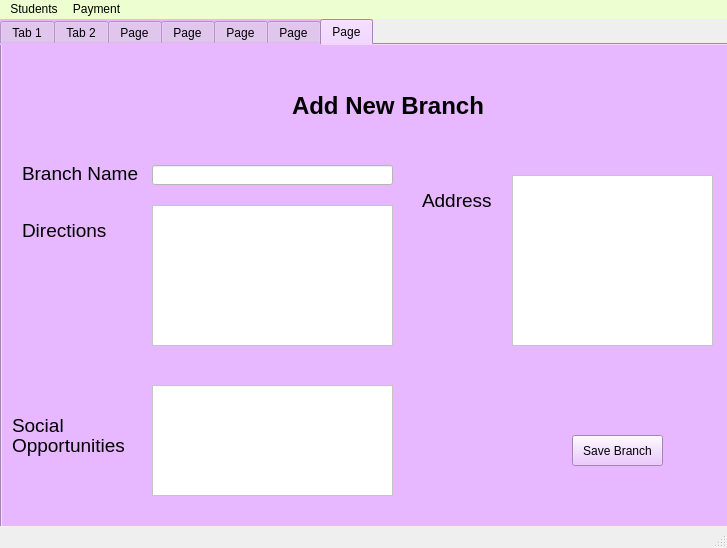
<?xml version="1.0" encoding="UTF-8"?>
<ui version="4.0">
 <class>MainWindow</class>
 <widget class="QMainWindow" name="MainWindow">
  <property name="geometry">
   <rect>
    <x>0</x>
    <y>0</y>
    <width>727</width>
    <height>548</height>
   </rect>
  </property>
  <property name="windowTitle">
   <string>MainWindow</string>
  </property>
  <widget class="QWidget" name="centralwidget">
   <widget class="QTabWidget" name="tabWidget">
    <property name="geometry">
     <rect>
      <x>0</x>
      <y>0</y>
      <width>851</width>
      <height>581</height>
     </rect>
    </property>
    <property name="styleSheet">
     <string notr="true">background-color: rgb(231, 183, 255);</string>
    </property>
    <property name="currentIndex">
     <number>6</number>
    </property>
    <widget class="QWidget" name="tab">
     <attribute name="title">
      <string>Tab 1</string>
     </attribute>
     <widget class="QLabel" name="label_2">
      <property name="geometry">
       <rect>
        <x>250</x>
        <y>270</y>
        <width>261</width>
        <height>41</height>
       </rect>
      </property>
      <property name="font">
       <font>
        <pointsize>19</pointsize>
       </font>
      </property>
      <property name="text">
       <string>Registration Staff Login</string>
      </property>
     </widget>
     <widget class="QLabel" name="label_3">
      <property name="geometry">
       <rect>
        <x>190</x>
        <y>350</y>
        <width>91</width>
        <height>16</height>
       </rect>
      </property>
      <property name="font">
       <font>
        <pointsize>14</pointsize>
       </font>
      </property>
      <property name="text">
       <string>Username</string>
      </property>
     </widget>
     <widget class="QLabel" name="label_4">
      <property name="geometry">
       <rect>
        <x>190</x>
        <y>390</y>
        <width>91</width>
        <height>20</height>
       </rect>
      </property>
      <property name="font">
       <font>
        <pointsize>14</pointsize>
       </font>
      </property>
      <property name="text">
       <string>Password</string>
      </property>
     </widget>
     <widget class="QLineEdit" name="tb01">
      <property name="geometry">
       <rect>
        <x>330</x>
        <y>350</y>
        <width>161</width>
        <height>20</height>
       </rect>
      </property>
      <property name="styleSheet">
       <string notr="true">background-color: rgb(255, 255, 255);</string>
      </property>
     </widget>
     <widget class="QLineEdit" name="tb02">
      <property name="geometry">
       <rect>
        <x>330</x>
        <y>390</y>
        <width>161</width>
        <height>20</height>
       </rect>
      </property>
      <property name="styleSheet">
       <string notr="true">background-color: rgb(255, 255, 255);</string>
      </property>
      <property name="echoMode">
       <enum>QLineEdit::Password</enum>
      </property>
     </widget>
     <widget class="QPushButton" name="b01">
      <property name="geometry">
       <rect>
        <x>380</x>
        <y>440</y>
        <width>75</width>
        <height>23</height>
       </rect>
      </property>
      <property name="font">
       <font>
        <pointsize>9</pointsize>
       </font>
      </property>
      <property name="text">
       <string>Login</string>
      </property>
     </widget>
     <widget class="QLabel" name="label_8">
      <property name="geometry">
       <rect>
        <x>70</x>
        <y>350</y>
        <width>61</width>
        <height>61</height>
       </rect>
      </property>
      <property name="text">
       <string/>
      </property>
      <property name="pixmap">
       <pixmap>../../../Downloads/login-icon-png-2.jpg</pixmap>
      </property>
      <property name="scaledContents">
       <bool>true</bool>
      </property>
     </widget>
     <widget class="QLabel" name="label_10">
      <property name="geometry">
       <rect>
        <x>250</x>
        <y>20</y>
        <width>231</width>
        <height>201</height>
       </rect>
      </property>
      <property name="text">
       <string/>
      </property>
      <property name="pixmap">
       <pixmap>3defae258f4e4afcadba48c318786ecc.png</pixmap>
      </property>
     </widget>
    </widget>
    <widget class="QWidget" name="tab_2">
     <attribute name="title">
      <string>Tab 2</string>
     </attribute>
     <widget class="QLabel" name="label_6">
      <property name="geometry">
       <rect>
        <x>220</x>
        <y>320</y>
        <width>301</width>
        <height>131</height>
       </rect>
      </property>
      <property name="text">
       <string/>
      </property>
      <property name="pixmap">
       <pixmap>Language_icon.png</pixmap>
      </property>
      <property name="scaledContents">
       <bool>true</bool>
      </property>
      <property name="alignment">
       <set>Qt::AlignLeading|Qt::AlignLeft|Qt::AlignTop</set>
      </property>
      <property name="wordWrap">
       <bool>false</bool>
      </property>
      <property name="margin">
       <number>0</number>
      </property>
      <property name="openExternalLinks">
       <bool>false</bool>
      </property>
     </widget>
     <widget class="QLabel" name="label_7">
      <property name="geometry">
       <rect>
        <x>90</x>
        <y>210</y>
        <width>521</width>
        <height>81</height>
       </rect>
      </property>
      <property name="font">
       <font>
        <pointsize>15</pointsize>
        <bold>true</bold>
       </font>
      </property>
      <property name="text">
       <string>Welcome to Language School Management System</string>
      </property>
     </widget>
     <widget class="QLabel" name="label_11">
      <property name="geometry">
       <rect>
        <x>220</x>
        <y>10</y>
        <width>231</width>
        <height>201</height>
       </rect>
      </property>
      <property name="text">
       <string/>
      </property>
      <property name="pixmap">
       <pixmap>3defae258f4e4afcadba48c318786ecc.png</pixmap>
      </property>
     </widget>
    </widget>
    <widget class="QWidget" name="tab_3">
     <attribute name="title">
      <string>Page</string>
     </attribute>
     <widget class="QLabel" name="label_9">
      <property name="geometry">
       <rect>
        <x>260</x>
        <y>40</y>
        <width>271</width>
        <height>41</height>
       </rect>
      </property>
      <property name="font">
       <font>
        <pointsize>18</pointsize>
        <bold>true</bold>
       </font>
      </property>
      <property name="text">
       <string>Add New Student</string>
      </property>
     </widget>
     <widget class="QLineEdit" name="tb12">
      <property name="geometry">
       <rect>
        <x>240</x>
        <y>160</y>
        <width>181</width>
        <height>20</height>
       </rect>
      </property>
      <property name="styleSheet">
       <string notr="true">background-color: rgb(255, 255, 255);</string>
      </property>
     </widget>
     <widget class="QLabel" name="label_31">
      <property name="geometry">
       <rect>
        <x>20</x>
        <y>150</y>
        <width>201</width>
        <height>31</height>
       </rect>
      </property>
      <property name="font">
       <font>
        <pointsize>14</pointsize>
       </font>
      </property>
      <property name="text">
       <string>Home Phone Number</string>
      </property>
     </widget>
     <widget class="QLineEdit" name="tb11">
      <property name="geometry">
       <rect>
        <x>240</x>
        <y>120</y>
        <width>181</width>
        <height>20</height>
       </rect>
      </property>
      <property name="styleSheet">
       <string notr="true">background-color: rgb(255, 255, 255);</string>
      </property>
     </widget>
     <widget class="QLabel" name="label_32">
      <property name="geometry">
       <rect>
        <x>20</x>
        <y>120</y>
        <width>91</width>
        <height>16</height>
       </rect>
      </property>
      <property name="font">
       <font>
        <pointsize>14</pointsize>
       </font>
      </property>
      <property name="text">
       <string>Full Name</string>
      </property>
     </widget>
     <widget class="QLineEdit" name="tb13">
      <property name="geometry">
       <rect>
        <x>240</x>
        <y>200</y>
        <width>181</width>
        <height>20</height>
       </rect>
      </property>
      <property name="styleSheet">
       <string notr="true">background-color: rgb(255, 255, 255);</string>
      </property>
      <property name="text">
       <string/>
      </property>
     </widget>
     <widget class="QLabel" name="label_33">
      <property name="geometry">
       <rect>
        <x>20</x>
        <y>190</y>
        <width>211</width>
        <height>31</height>
       </rect>
      </property>
      <property name="font">
       <font>
        <pointsize>14</pointsize>
       </font>
      </property>
      <property name="text">
       <string>Business Phone Number</string>
      </property>
     </widget>
     <widget class="QLabel" name="label_45">
      <property name="geometry">
       <rect>
        <x>20</x>
        <y>240</y>
        <width>91</width>
        <height>16</height>
       </rect>
      </property>
      <property name="font">
       <font>
        <pointsize>14</pointsize>
       </font>
      </property>
      <property name="text">
       <string>Course</string>
      </property>
     </widget>
     <widget class="QLabel" name="label_46">
      <property name="geometry">
       <rect>
        <x>20</x>
        <y>280</y>
        <width>91</width>
        <height>16</height>
       </rect>
      </property>
      <property name="font">
       <font>
        <pointsize>14</pointsize>
       </font>
      </property>
      <property name="text">
       <string>Level</string>
      </property>
     </widget>
     <widget class="QComboBox" name="cb12">
      <property name="geometry">
       <rect>
        <x>240</x>
        <y>280</y>
        <width>69</width>
        <height>22</height>
       </rect>
      </property>
      <property name="autoFillBackground">
       <bool>false</bool>
      </property>
      <property name="styleSheet">
       <string notr="true">background-color: rgb(255, 255, 255);
font: 12pt &quot;Segoe UI&quot;;</string>
      </property>
      <item>
       <property name="text">
        <string>A1</string>
       </property>
      </item>
      <item>
       <property name="text">
        <string>A2</string>
       </property>
      </item>
      <item>
       <property name="text">
        <string>B1</string>
       </property>
      </item>
      <item>
       <property name="text">
        <string>B2</string>
       </property>
      </item>
      <item>
       <property name="text">
        <string>C1</string>
       </property>
      </item>
      <item>
       <property name="text">
        <string>C2</string>
       </property>
      </item>
     </widget>
     <widget class="QComboBox" name="cb11">
      <property name="geometry">
       <rect>
        <x>240</x>
        <y>240</y>
        <width>181</width>
        <height>22</height>
       </rect>
      </property>
      <property name="styleSheet">
       <string notr="true">background-color: rgb(255, 255, 255);
font: 12pt &quot;Segoe UI&quot;;</string>
      </property>
      <item>
       <property name="text">
        <string>Arabic</string>
       </property>
      </item>
      <item>
       <property name="text">
        <string>Chinese</string>
       </property>
      </item>
      <item>
       <property name="text">
        <string>English</string>
       </property>
      </item>
      <item>
       <property name="text">
        <string>French</string>
       </property>
      </item>
      <item>
       <property name="text">
        <string>German</string>
       </property>
      </item>
      <item>
       <property name="text">
        <string>Spanish</string>
       </property>
      </item>
      <item>
       <property name="text">
        <string>Turkish</string>
       </property>
      </item>
     </widget>
     <widget class="QLabel" name="label_75">
      <property name="geometry">
       <rect>
        <x>20</x>
        <y>305</y>
        <width>91</width>
        <height>31</height>
       </rect>
      </property>
      <property name="font">
       <font>
        <pointsize>14</pointsize>
       </font>
      </property>
      <property name="text">
       <string>Payment</string>
      </property>
     </widget>
     <widget class="QComboBox" name="cb13">
      <property name="geometry">
       <rect>
        <x>240</x>
        <y>310</y>
        <width>181</width>
        <height>22</height>
       </rect>
      </property>
      <property name="styleSheet">
       <string notr="true">background-color: rgb(255, 255, 255);
font: 12pt &quot;Segoe UI&quot;;</string>
      </property>
      <item>
       <property name="text">
        <string>Cash</string>
       </property>
      </item>
      <item>
       <property name="text">
        <string>3 Installments</string>
       </property>
      </item>
      <item>
       <property name="text">
        <string>6 Installments</string>
       </property>
      </item>
      <item>
       <property name="text">
        <string>12 Installments</string>
       </property>
      </item>
     </widget>
     <widget class="QPushButton" name="b11">
      <property name="geometry">
       <rect>
        <x>274</x>
        <y>393</y>
        <width>91</width>
        <height>31</height>
       </rect>
      </property>
      <property name="text">
       <string>Save Student </string>
      </property>
     </widget>
    </widget>
    <widget class="QWidget" name="tab_19">
     <attribute name="title">
      <string>Page</string>
     </attribute>
     <widget class="QLabel" name="label_76">
      <property name="geometry">
       <rect>
        <x>270</x>
        <y>50</y>
        <width>271</width>
        <height>41</height>
       </rect>
      </property>
      <property name="font">
       <font>
        <pointsize>18</pointsize>
        <bold>true</bold>
       </font>
      </property>
      <property name="text">
       <string>Payment Page</string>
      </property>
     </widget>
     <widget class="QLabel" name="label_77">
      <property name="geometry">
       <rect>
        <x>60</x>
        <y>130</y>
        <width>91</width>
        <height>16</height>
       </rect>
      </property>
      <property name="font">
       <font>
        <pointsize>14</pointsize>
       </font>
      </property>
      <property name="text">
       <string>Student ID</string>
      </property>
     </widget>
     <widget class="QLineEdit" name="tb21">
      <property name="geometry">
       <rect>
        <x>240</x>
        <y>130</y>
        <width>181</width>
        <height>20</height>
       </rect>
      </property>
      <property name="styleSheet">
       <string notr="true">background-color: rgb(255, 255, 255);</string>
      </property>
     </widget>
     <widget class="QLabel" name="label_78">
      <property name="geometry">
       <rect>
        <x>60</x>
        <y>170</y>
        <width>151</width>
        <height>31</height>
       </rect>
      </property>
      <property name="font">
       <font>
        <pointsize>14</pointsize>
       </font>
      </property>
      <property name="text">
       <string>Payment Method</string>
      </property>
     </widget>
     <widget class="QComboBox" name="cb21">
      <property name="geometry">
       <rect>
        <x>240</x>
        <y>180</y>
        <width>181</width>
        <height>22</height>
       </rect>
      </property>
      <property name="styleSheet">
       <string notr="true">background-color: rgb(255, 255, 255);
font: 12pt &quot;Segoe UI&quot;;</string>
      </property>
      <item>
       <property name="text">
        <string>Cash</string>
       </property>
      </item>
      <item>
       <property name="text">
        <string>Installment</string>
       </property>
      </item>
     </widget>
     <widget class="QPushButton" name="b21">
      <property name="geometry">
       <rect>
        <x>550</x>
        <y>140</y>
        <width>101</width>
        <height>41</height>
       </rect>
      </property>
      <property name="text">
       <string>Take Money</string>
      </property>
     </widget>
     <widget class="QLabel" name="label_79">
      <property name="geometry">
       <rect>
        <x>260</x>
        <y>230</y>
        <width>161</width>
        <height>21</height>
       </rect>
      </property>
      <property name="font">
       <font>
        <pointsize>11</pointsize>
        <bold>true</bold>
       </font>
      </property>
      <property name="text">
       <string>Remaining Payments</string>
      </property>
     </widget>
     <widget class="QPushButton" name="b22">
      <property name="geometry">
       <rect>
        <x>530</x>
        <y>320</y>
        <width>161</width>
        <height>41</height>
       </rect>
      </property>
      <property name="text">
       <string>Show Remaining Payments</string>
      </property>
     </widget>
     <widget class="QLabel" name="label_90">
      <property name="geometry">
       <rect>
        <x>20</x>
        <y>290</y>
        <width>201</width>
        <height>20</height>
       </rect>
      </property>
      <property name="font">
       <font>
        <pointsize>14</pointsize>
       </font>
      </property>
      <property name="text">
       <string>Number of installments</string>
      </property>
     </widget>
     <widget class="QLineEdit" name="tb22">
      <property name="geometry">
       <rect>
        <x>240</x>
        <y>290</y>
        <width>181</width>
        <height>20</height>
       </rect>
      </property>
      <property name="styleSheet">
       <string notr="true">background-color: rgb(255, 255, 255);</string>
      </property>
     </widget>
     <widget class="QLineEdit" name="tb23">
      <property name="geometry">
       <rect>
        <x>240</x>
        <y>330</y>
        <width>181</width>
        <height>20</height>
       </rect>
      </property>
      <property name="styleSheet">
       <string notr="true">background-color: rgb(255, 255, 255);</string>
      </property>
     </widget>
     <widget class="QLabel" name="label_91">
      <property name="geometry">
       <rect>
        <x>20</x>
        <y>330</y>
        <width>91</width>
        <height>16</height>
       </rect>
      </property>
      <property name="font">
       <font>
        <pointsize>14</pointsize>
       </font>
      </property>
      <property name="text">
       <string>Amount</string>
      </property>
     </widget>
    </widget>
    <widget class="QWidget" name="tab_4">
     <attribute name="title">
      <string>Page</string>
     </attribute>
     <widget class="QPushButton" name="b31">
      <property name="geometry">
       <rect>
        <x>220</x>
        <y>273</y>
        <width>221</width>
        <height>61</height>
       </rect>
      </property>
      <property name="font">
       <font>
        <pointsize>11</pointsize>
        <bold>true</bold>
       </font>
      </property>
      <property name="text">
       <string>Administrator Login</string>
      </property>
     </widget>
     <widget class="QPushButton" name="b32">
      <property name="geometry">
       <rect>
        <x>220</x>
        <y>360</y>
        <width>221</width>
        <height>61</height>
       </rect>
      </property>
      <property name="font">
       <font>
        <pointsize>11</pointsize>
        <bold>true</bold>
       </font>
      </property>
      <property name="text">
       <string>Registration Staff Login</string>
      </property>
     </widget>
     <widget class="QLabel" name="label_12">
      <property name="geometry">
       <rect>
        <x>230</x>
        <y>20</y>
        <width>231</width>
        <height>201</height>
       </rect>
      </property>
      <property name="text">
       <string/>
      </property>
      <property name="pixmap">
       <pixmap>3defae258f4e4afcadba48c318786ecc.png</pixmap>
      </property>
     </widget>
    </widget>
    <widget class="QWidget" name="tab_5">
     <attribute name="title">
      <string>Page</string>
     </attribute>
     <widget class="QPushButton" name="b41">
      <property name="geometry">
       <rect>
        <x>380</x>
        <y>430</y>
        <width>75</width>
        <height>23</height>
       </rect>
      </property>
      <property name="font">
       <font>
        <pointsize>9</pointsize>
       </font>
      </property>
      <property name="text">
       <string>Login</string>
      </property>
     </widget>
     <widget class="QLabel" name="label_22">
      <property name="geometry">
       <rect>
        <x>190</x>
        <y>380</y>
        <width>91</width>
        <height>20</height>
       </rect>
      </property>
      <property name="font">
       <font>
        <pointsize>14</pointsize>
       </font>
      </property>
      <property name="text">
       <string>Password</string>
      </property>
     </widget>
     <widget class="QLineEdit" name="tb41">
      <property name="geometry">
       <rect>
        <x>330</x>
        <y>340</y>
        <width>161</width>
        <height>20</height>
       </rect>
      </property>
      <property name="styleSheet">
       <string notr="true">background-color: rgb(255, 255, 255);</string>
      </property>
     </widget>
     <widget class="QLineEdit" name="tb42">
      <property name="geometry">
       <rect>
        <x>330</x>
        <y>380</y>
        <width>161</width>
        <height>20</height>
       </rect>
      </property>
      <property name="styleSheet">
       <string notr="true">background-color: rgb(255, 255, 255);</string>
      </property>
      <property name="echoMode">
       <enum>QLineEdit::Password</enum>
      </property>
     </widget>
     <widget class="QLabel" name="label_23">
      <property name="geometry">
       <rect>
        <x>190</x>
        <y>340</y>
        <width>91</width>
        <height>16</height>
       </rect>
      </property>
      <property name="font">
       <font>
        <pointsize>14</pointsize>
       </font>
      </property>
      <property name="text">
       <string>Username</string>
      </property>
     </widget>
     <widget class="QLabel" name="label_24">
      <property name="geometry">
       <rect>
        <x>250</x>
        <y>260</y>
        <width>261</width>
        <height>41</height>
       </rect>
      </property>
      <property name="font">
       <font>
        <pointsize>19</pointsize>
       </font>
      </property>
      <property name="text">
       <string>Administrator Login</string>
      </property>
     </widget>
     <widget class="QLabel" name="label_25">
      <property name="geometry">
       <rect>
        <x>250</x>
        <y>10</y>
        <width>231</width>
        <height>201</height>
       </rect>
      </property>
      <property name="text">
       <string/>
      </property>
      <property name="pixmap">
       <pixmap>3defae258f4e4afcadba48c318786ecc.png</pixmap>
      </property>
     </widget>
    </widget>
    <widget class="QWidget" name="tab_11">
     <attribute name="title">
      <string>Page</string>
     </attribute>
     <widget class="QLineEdit" name="tb11_6">
      <property name="geometry">
       <rect>
        <x>150</x>
        <y>120</y>
        <width>241</width>
        <height>20</height>
       </rect>
      </property>
      <property name="styleSheet">
       <string notr="true">background-color: rgb(255, 255, 255);</string>
      </property>
     </widget>
     <widget class="QLabel" name="label_128">
      <property name="geometry">
       <rect>
        <x>420</x>
        <y>140</y>
        <width>201</width>
        <height>31</height>
       </rect>
      </property>
      <property name="font">
       <font>
        <pointsize>14</pointsize>
       </font>
      </property>
      <property name="text">
       <string>Address</string>
      </property>
     </widget>
     <widget class="QLabel" name="label_129">
      <property name="geometry">
       <rect>
        <x>20</x>
        <y>120</y>
        <width>121</width>
        <height>16</height>
       </rect>
      </property>
      <property name="font">
       <font>
        <pointsize>14</pointsize>
       </font>
      </property>
      <property name="text">
       <string>Branch Name</string>
      </property>
     </widget>
     <widget class="QLabel" name="label_130">
      <property name="geometry">
       <rect>
        <x>290</x>
        <y>40</y>
        <width>271</width>
        <height>41</height>
       </rect>
      </property>
      <property name="font">
       <font>
        <pointsize>18</pointsize>
        <bold>true</bold>
       </font>
      </property>
      <property name="text">
       <string>Add New Branch</string>
      </property>
     </widget>
     <widget class="QPushButton" name="b51">
      <property name="geometry">
       <rect>
        <x>570</x>
        <y>390</y>
        <width>91</width>
        <height>31</height>
       </rect>
      </property>
      <property name="text">
       <string>Save Branch</string>
      </property>
     </widget>
     <widget class="QPlainTextEdit" name="plainTextEdit">
      <property name="geometry">
       <rect>
        <x>510</x>
        <y>130</y>
        <width>201</width>
        <height>171</height>
       </rect>
      </property>
      <property name="styleSheet">
       <string notr="true">background-color: rgb(255, 255, 255);</string>
      </property>
     </widget>
     <widget class="QLabel" name="label_160">
      <property name="geometry">
       <rect>
        <x>20</x>
        <y>170</y>
        <width>201</width>
        <height>31</height>
       </rect>
      </property>
      <property name="font">
       <font>
        <pointsize>14</pointsize>
       </font>
      </property>
      <property name="text">
       <string>Directions</string>
      </property>
     </widget>
     <widget class="QPlainTextEdit" name="plainTextEdit_2">
      <property name="geometry">
       <rect>
        <x>150</x>
        <y>160</y>
        <width>241</width>
        <height>141</height>
       </rect>
      </property>
      <property name="styleSheet">
       <string notr="true">background-color: rgb(255, 255, 255);</string>
      </property>
     </widget>
     <widget class="QPlainTextEdit" name="plainTextEdit_3">
      <property name="geometry">
       <rect>
        <x>150</x>
        <y>340</y>
        <width>241</width>
        <height>111</height>
       </rect>
      </property>
      <property name="styleSheet">
       <string notr="true">background-color: rgb(255, 255, 255);</string>
      </property>
     </widget>
     <widget class="QLabel" name="label_161">
      <property name="geometry">
       <rect>
        <x>10</x>
        <y>340</y>
        <width>61</width>
        <height>81</height>
       </rect>
      </property>
      <property name="font">
       <font>
        <pointsize>14</pointsize>
       </font>
      </property>
      <property name="text">
       <string>Social</string>
      </property>
     </widget>
     <widget class="QLabel" name="label">
      <property name="geometry">
       <rect>
        <x>10</x>
        <y>390</y>
        <width>121</width>
        <height>21</height>
       </rect>
      </property>
      <property name="font">
       <font>
        <pointsize>14</pointsize>
       </font>
      </property>
      <property name="text">
       <string>Opportunities</string>
      </property>
     </widget>
     <zorder>label_161</zorder>
     <zorder>tb11_6</zorder>
     <zorder>label_128</zorder>
     <zorder>label_129</zorder>
     <zorder>label_130</zorder>
     <zorder>b51</zorder>
     <zorder>plainTextEdit</zorder>
     <zorder>label_160</zorder>
     <zorder>plainTextEdit_2</zorder>
     <zorder>plainTextEdit_3</zorder>
     <zorder>label</zorder>
    </widget>
   </widget>
  </widget>
  <widget class="QMenuBar" name="menubar">
   <property name="geometry">
    <rect>
     <x>0</x>
     <y>0</y>
     <width>727</width>
     <height>22</height>
    </rect>
   </property>
   <property name="styleSheet">
    <string notr="true">background-color: rgb(237, 255, 208);
color: rgb(0, 0, 0);</string>
   </property>
   <widget class="QMenu" name="menuStudents">
    <property name="title">
     <string>Students</string>
    </property>
    <addaction name="separator"/>
    <addaction name="menu11"/>
   </widget>
   <widget class="QMenu" name="menuPayment">
    <property name="title">
     <string>Payment</string>
    </property>
    <addaction name="menu21"/>
   </widget>
   <addaction name="menuStudents"/>
   <addaction name="menuPayment"/>
  </widget>
  <widget class="QStatusBar" name="statusbar"/>
  <action name="menu11">
   <property name="text">
    <string>Add New Student</string>
   </property>
  </action>
  <action name="actionaaa">
   <property name="text">
    <string>aaa</string>
   </property>
  </action>
  <action name="menu21">
   <property name="text">
    <string>Payment</string>
   </property>
  </action>
 </widget>
 <resources/>
 <connections/>
</ui>
